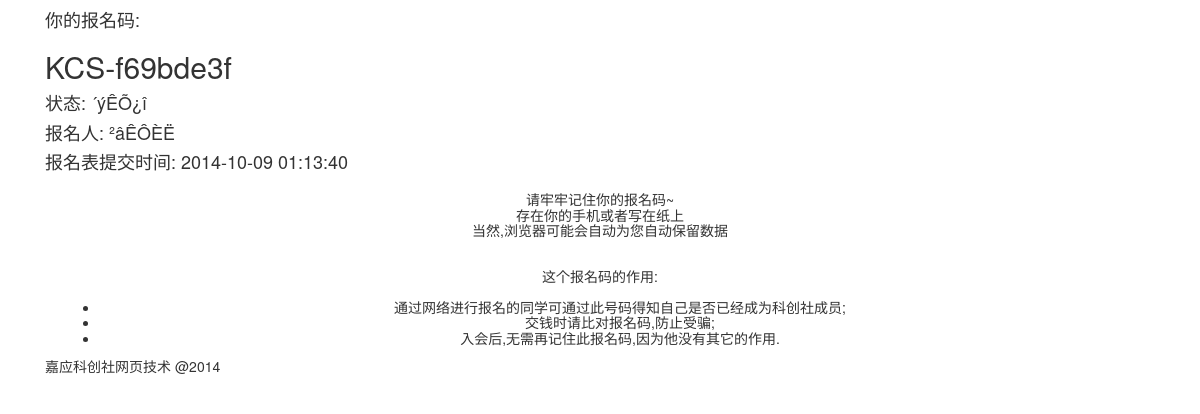
The page /page/registercode.php?code=KCS-f69bde3f on the database as committed earlier.
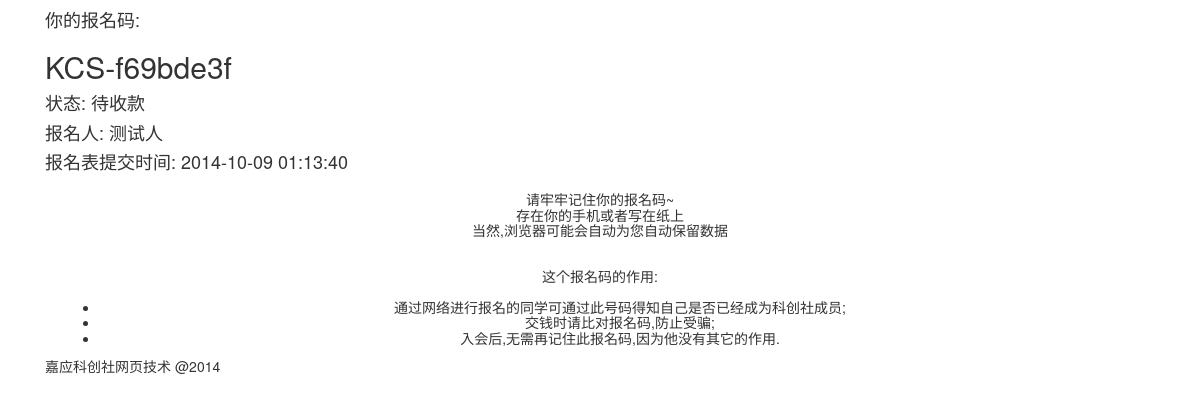
The same page on the database as committed later.
### tables this page shows
CREATE TABLE IF NOT EXISTS `registration_info` (
`id` int(11) NOT NULL,
  `activityname` text NOT NULL,
  `registertype` text NOT NULL COMMENT '注册类型',
  `name` text NOT NULL COMMENT '姓名',
  `sex` text NOT NULL COMMENT '性别',
  `longtel` text NOT NULL COMMENT '长号',
  `shorttel` int(11) NOT NULL COMMENT '短号',
  `address` text NOT NULL COMMENT '住址',
  `qq` text NOT NULL COMMENT 'qq',
  `birthday` text NOT NULL COMMENT '生日',
  `college` text NOT NULL COMMENT '学院班级',
  `politicalstatus` text NOT NULL COMMENT '政治面貌',
  `fromwhere` text NOT NULL COMMENT '家乡',
  `knowusfrom` text NOT NULL COMMENT '从哪里了解到我们',
  `handinmoneytype` text NOT NULL COMMENT '交钱方式',
  `whatwillyoulearn` text NOT NULL COMMENT '想要学什么',
  `handinmoneykey` text NOT NULL COMMENT '交钱校对值',
  `duty` text NOT NULL COMMENT '担任职位',
  `honor` text NOT NULL COMMENT '获奖情况',
  `introduce` text NOT NULL COMMENT '自我介绍',
  `department` text NOT NULL COMMENT '所选部门',
  `obeydistribute` text NOT NULL COMMENT '服从分配',
  `departmentyouknow` text NOT NULL COMMENT '你对于所选部门的理解',
  `submittime` datetime NOT NULL,
  `formstatus` text NOT NULL COMMENT '报名表当前状态'
);

### plugin/php/sqlhelper.php (called while the page is built, shortened)
<?php
class sqlhelper{
	public function mysql($sql){
		$rerere = mysql_query($sql);
		return $rerere;
	}
}
?>

### page/registercode.php (the view, shortened to what this page needs)
<?php
require_once(ROOT_PATH.PLUG_PATH.'/php/sqlhelper.php');
?>
<?php
if(is_array($_GET)&&count($_GET)>0){
    if(isset($_GET["code"])){
        $code=$_GET["code"];
    }else{
        $code="";
    }
}else{
    $code="";
}
?>
<!DOCTYPE html>
<html>
<head>
    <?php echo constant( 'JQuery_DEFINE');echo constant( 'BOOTSTRAP_DEFINE');?>
    <link rel="stylesheet/less" href="<?php echo constant("CSS_PATH")?>common.less">
    <link rel="stylesheet/less" href="<?php echo constant("CSS_PATH")?>joinus.less">
    <link rel="stylesheet/less" href="<?php echo constant("CSS_PATH")?>registercode.less">
</head>
<body>
    <div class='container mainContainer'>
        <?php
        if($code!=""){
            $nc = new sqlhelper();
            $code = mysql_real_escape_string($code);
            $result = $nc->mysql("select name,formstatus,submittime from registration_info where handinmoneykey = '$code'");
            $row = mysql_fetch_array($result);
            $name = $row['name'];
            $formstatus = $row['formstatus'];
            $submittime = $row['submittime'];
        ?>
        <div class="col-md-12 col-sm-12 col-xs-12 div_registercodeContainer">
            <h4>你的报名码:</h4>
            <h2><?php echo $code; ?></h2>
            <h4 class="h4_status">状态: <?php echo $formstatus;?></h4>
            <h4 class="h4_status">报名人: <?php echo $name;?></h4>
            <h4 class="h4_status">报名表提交时间: <?php echo $submittime;?></h4>
        </div>
        <br style="clear:both">
        <div class="col-md-12 col-sm-12 col-xs-12 div_mainblock">
            <center>
                <div class="col-md-12 col-sm-12 col-xs-12 div_aboutthecode">
                    <h5>
                        请牢牢记住你的报名码~<br>
                        存在你的手机或者写在纸上<br>
                        当然,浏览器可能会自动为您自动保留数据<br>
                        <br><br>
                        <coffee>这个报名码的作用:</coffee><br><br>
                        <ul>
                            <li>通过网络进行报名的同学可通过此号码得知自己是否已经成为科创社成员;</li>
                            <li>交钱时请比对报名码,防止受骗;</li>
                            <li>入会后,无需再记住此报名码,因为他没有其它的作用.</li>
                        </ul>
                    </h5>
                </div>
            </center>
                    <p class="font-lightcoffee p_technioffer">嘉应科创社网页技术 @2014</p>
        </div>
        <?php
        }
        ?>
    </div>
</body>
</html>

Rows that differ between the two databases and show on the page:
changed registration_info: formstatus "´ýÊÕ¿î" → "待收款"; name "²âÊÔÈË" → "测试人"
